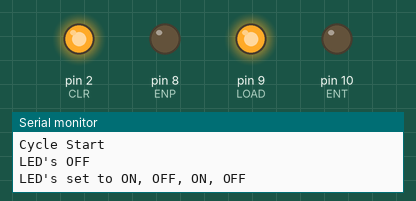
This sketch was run on a simulated Arduino Uno, built with avr-gcc and run on an emulated ATmega328P. Shown: output pins drawn as LEDs (lit = HIGH), the last lines printed to the serial monitor. Pins used as bus, display or sensor lines are not drawn.

Above: at 5.5 s.
At 13.7 s:
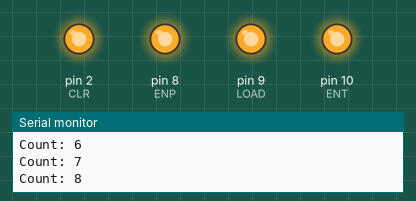
Timing chart, 0 to 26.4 s (numbered marks = the images above):
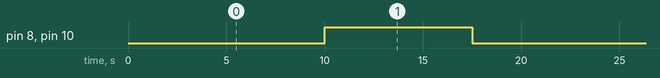

The sketch:

74HC163.ino
```cpp
#define CLR 2
#define CLK 3
#define A 4
#define B 5
#define C 6
#define D 7
#define ENP 8
#define LOAD 9
#define ENT 10

long milliDelay = 500;

void AsyncClearLEDs(){
  digitalWrite(CLK, LOW);
  digitalWrite(CLR, LOW);
  digitalWrite(CLK, HIGH);
  digitalWrite(CLR, HIGH);
  digitalWrite(CLK, LOW);
}

void SyncClearLEDs(){
  digitalWrite(ENT,LOW);
  digitalWrite(ENP,LOW);
  digitalWrite(CLK, LOW);
  digitalWrite(CLR, LOW);
  digitalWrite(A, LOW);
  digitalWrite(B, LOW);
  digitalWrite(C, LOW);
  digitalWrite(D, LOW);
  digitalWrite(CLK, HIGH);
  digitalWrite(CLR, HIGH);
  digitalWrite(CLK, LOW);

}

void setup() {
  // put your setup code here, to run once:
  pinMode(CLR, OUTPUT);
  pinMode(CLK, OUTPUT);
  digitalWrite(CLK,LOW);
  pinMode(A, INPUT);
  pinMode(B, INPUT);
  pinMode(C, INPUT);
  pinMode(D, INPUT);
  digitalWrite(A, LOW);
  digitalWrite(B, LOW);
  digitalWrite(C, LOW);
  digitalWrite(D, LOW);
  pinMode(ENP, OUTPUT);
  digitalWrite(ENP, LOW);
  pinMode(LOAD, OUTPUT);
  digitalWrite(LOAD, HIGH);
  pinMode(ENT, OUTPUT);
  digitalWrite(ENT, LOW);
  Serial.begin(9600);
  Serial.println("BEGIN TEST");
  SyncClearLEDs();
  Serial.println("All LED's should be Off");
  delay(1000);
}

void testCounter(){
  digitalWrite(ENP, HIGH);
  digitalWrite(ENT, HIGH);
  // all should be reset to 0 now.
  for (int i=0; i < 15; i++){
    digitalWrite(CLK, LOW);
    digitalWrite(CLK, HIGH);
    Serial.println("Count: " + (String)(i+1));
    delay(milliDelay);
  }
  digitalWrite(ENP, LOW);
  digitalWrite(ENT, LOW);
  digitalWrite(CLK,LOW);
}
void testCounterLoad(){
  digitalWrite(ENP, HIGH);
  digitalWrite(CLK, LOW);
  digitalWrite(LOAD, LOW);
  digitalWrite(A, HIGH);
  digitalWrite(B, LOW);
  digitalWrite(C, HIGH);
  digitalWrite(D,LOW);
  digitalWrite(CLK, HIGH);
  digitalWrite(LOAD, HIGH);
  digitalWrite(ENP, LOW);
}
void loop() {
  Serial.println("Cycle Start");
  SyncClearLEDs();
  Serial.println("LED's OFF");
  delay(3000);
  testCounterLoad();
  Serial.println("LED's set to ON, OFF, ON, OFF");
  delay(3000);
  AsyncClearLEDs();
  delay(3000);
  Serial.println("LED's OFF");
  testCounter();
  delay(3000);
  Serial.println("Cycle Complete");
}
```

Measured:
- by itself, pin 8 (ENP), pin 10 (ENT): alternates HIGH for 7.5 s and LOW for 12.0 s
